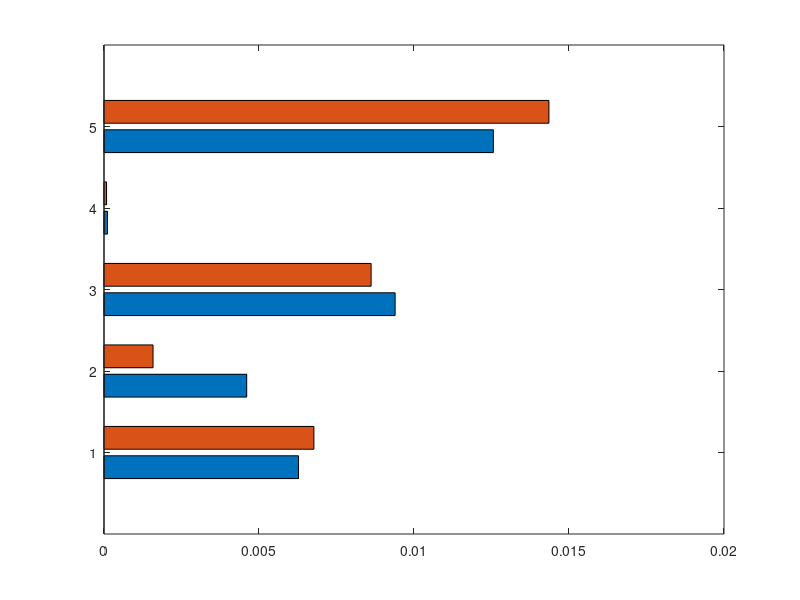

Source code (MATLAB): (Note: this script raises an error after producing the figure.)
FFT_h1 = [0.006275 0.004603 0.009392 0.000113 0.012561];
FFT_h4 = [0.006771 0.001582 0.008617 0.000083 0.014352];

FFT = [FFT_h1; FFT_h4]';

%% =====================================================
% 95% Bootstrap Confidence Intervals
%% =====================================================

CI_h1 = [...
    0.005879 0.006665;
    0.001153 0.014886;
    0.007970 0.010649;
    0.000101 0.000143;
    0.010968 0.014500];

CI_h4 = [...
    0.006326 0.007113;
    0.001068 0.002436;
    0.007748 0.009767;
    0.000072 0.000101;
    0.013058 0.015856];

errLow_h1 = FFT_h1 - CI_h1(:,1)';
errUp_h1  = CI_h1(:,2)' - FFT_h1;

errLow_h4 = FFT_h4 - CI_h4(:,1)';
errUp_h4  = CI_h4(:,2)' - FFT_h4;

%% =====================================================
% FIGURE
%% =====================================================

figure('Color','w')

b = barh(FFT,'grouped');

% Q1-style colors
b(1).FaceColor = [0.12 0.28 0.55];
b(2).FaceColor = [0.10 0.45 0.40];

b(1).EdgeColor = 'none';
b(2).EdgeColor = 'none';

set(gca,'FontSize',18,...
        'LineWidth',2,...
        'TickLabelInterpreter','latex')

set(gca,'YTickLabel',{'LSTM','Elman','GRU','NARX','ESN'})
set(gca,'YDir','reverse')

xlabel('\fontsize{12}{0}\selectfont FFT Error',...
       'Interpreter','latex',...
       'FontWeight','bold')

title('\fontsize{14}{0}\selectfont FFT Error Comparison Across RNN Architectures',...
      'Interpreter','latex',...
      'FontWeight','bold')

legend('h$_1$','h$_4$',...
       'Interpreter','latex',...
       'Location','best')

grid on
box on
hold on

xmax = max(FFT(:));

xlim([0 xmax*1.4])

set(gca,'FontSize',18,...
        'LineWidth',2,...
        'TickLabelInterpreter','latex')

%% =====================================================
% BAR POSITIONS
%% =====================================================

nModels = size(FFT,1);
nSeries = size(FFT,2);

groupWidth = 0.6;

for i = 1:nSeries

    y = (1:nModels) - groupWidth/2 + (2*i-1)*groupWidth/(2*nSeries);

    %% ============================================
    % Error Bars (95% Bootstrap CI)
    %% ============================================

    if i==1

        e1 = errorbar(FFT_h1,y,...
            errLow_h1,errUp_h1,...
            'horizontal','k',...
            'Color',[0.25 0.25 0.25],...
            'LineStyle','none',...
            'LineWidth',1.3,...
            'CapSize',8);

        e1.Annotation.LegendInformation.IconDisplayStyle='off';

    else

        e2 = errorbar(FFT_h4,y,...
            errLow_h4,errUp_h4,...
            'horizontal','k',...
            'Color',[0.25 0.25 0.25],...
            'LineStyle','none',...
            'LineWidth',1.3,...
            'CapSize',8);

        e2.Annotation.LegendInformation.IconDisplayStyle='off';

    end

    %% ============================================
    % Numerical Values
    %% ============================================

    for j = 1:nModels

        val = FFT(j,i);

        if i==1
            offset = errUp_h1(j) + xmax*0.02;
        else
            offset = errUp_h4(j) + xmax*0.02;
        end

        text(val + offset,...
             y(j),...
             num2str(val,'%.6f'),...
             'FontSize',8,...
             'Color',[0.1 0.1 0.1],...
             'HorizontalAlignment','left',...
             'VerticalAlignment','middle');

    end

end

set(gca,'FontSize',10,'LineWidth',1)

hold off

%% =====================================================
% EXPORT VECTOR PDF
%% =====================================================

set(gcf,'Renderer','painters')

exportgraphics(gcf,...
               'FFT_plot.pdf',...
               'ContentType','vector')
